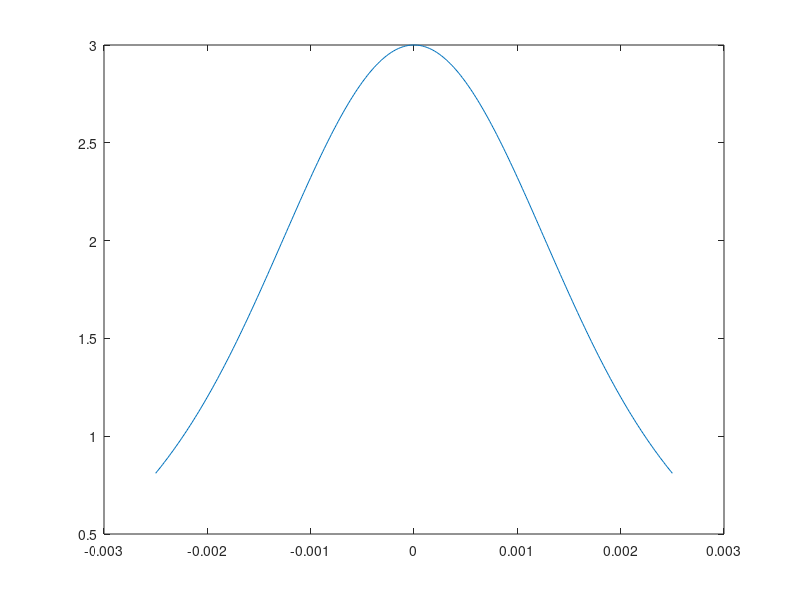
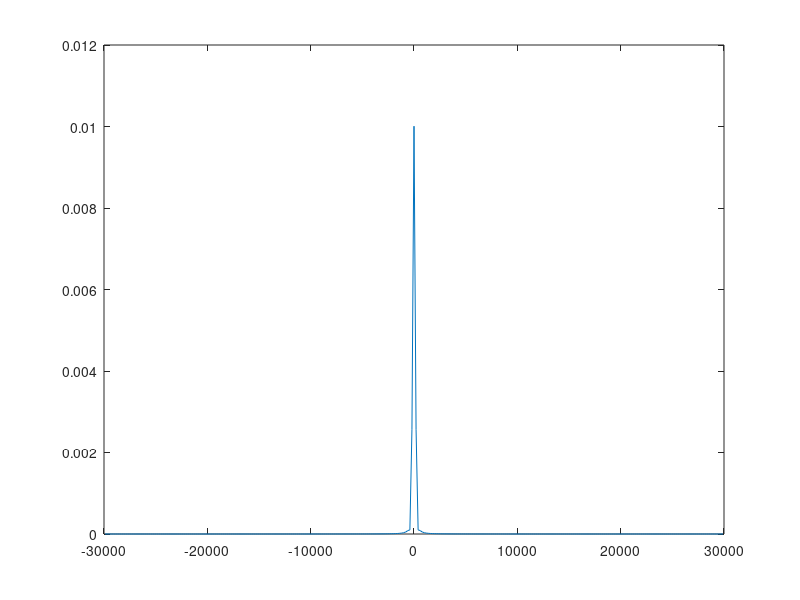
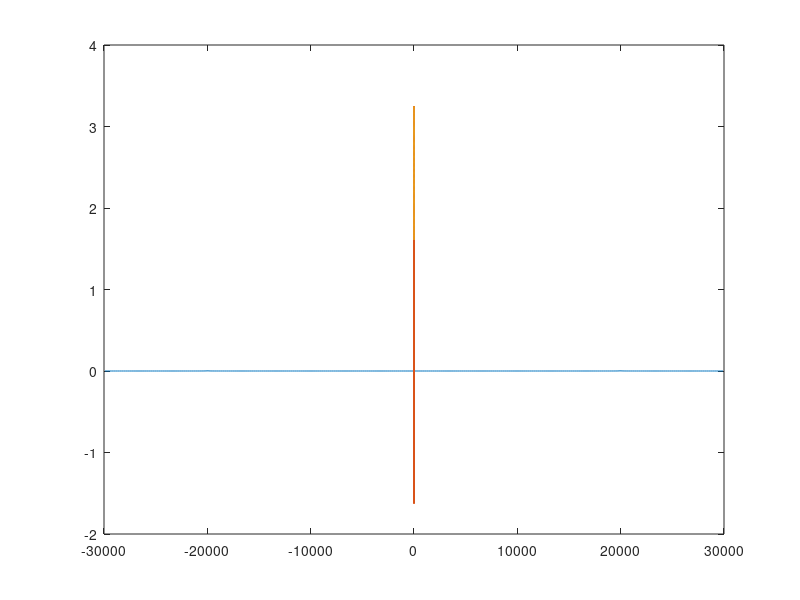
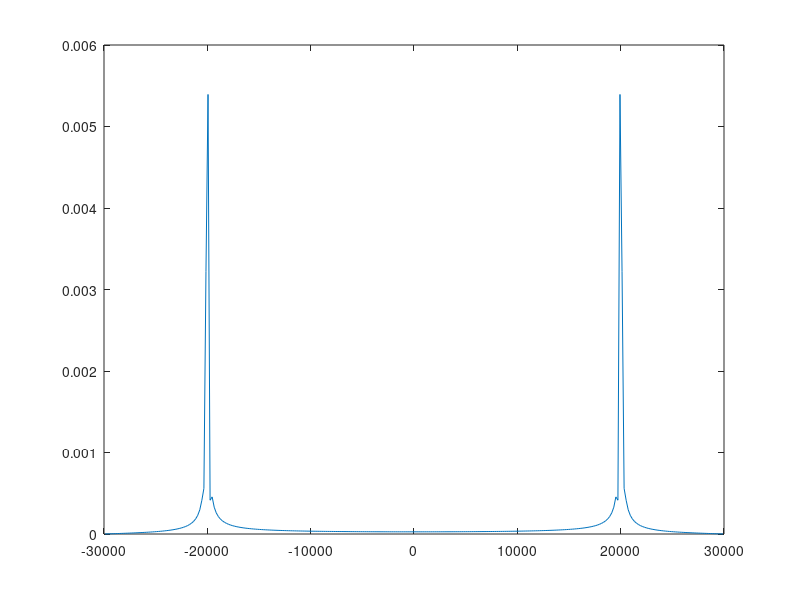

The MATLAB script that drew these images, in order:
% time axix
fm=400;
fs=150*fm;
ts=1/fs;
t=-2.5*10^-3:ts:2.5*10^-3;

% the messsage signal
ym=2*sinc(200*t).^2+sinc(400*t).^2;
figure(1);
plot(t,ym);

% frequency domain
ym_f=fft(ym)*ts;
ym_f=fftshift(ym_f);
n= length(t);
if rem(n,2)
f= fs/n* ( -(n-1)/2 : (n-1)/2 );
else
f= fs/n* ( -(n/2) : (n/2 - 1) );
end
figure(2);
%xlabel('fre')
plot(f,abs(ym_f));

% carrier
yc=cos(20000*2*pi*t);
yc_f=fft(yc)*ts;
yc_f=fftshift(yc_f);
figure(3);
plot(f,abs(yc_f));

%modulation

y=(1+.75*ym).*yc;
y1=(1+.75*ym);
hold on;
plot(t,y);
plot(t,y1);
hold on;
y_f=fft(y).*ts;
y_f=fftshift(y_f);
figure(4);
xlabel('fre');
plot(f,abs(y_f));
figure(5);
specgram(y);
